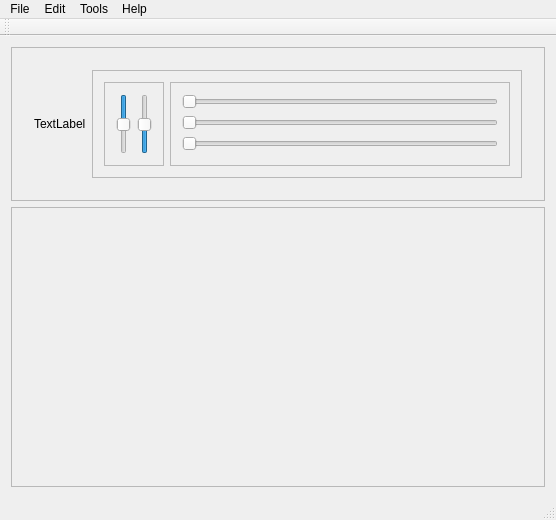
<?xml version="1.0" encoding="UTF-8"?>
<ui version="4.0">
 <class>MainWindow</class>
 <widget class="QMainWindow" name="MainWindow">
  <property name="geometry">
   <rect>
    <x>0</x>
    <y>0</y>
    <width>552</width>
    <height>520</height>
   </rect>
  </property>
  <property name="windowTitle">
   <string>SpecPy</string>
  </property>
  <widget class="QWidget" name="centralWidget">
   <layout class="QVBoxLayout" name="verticalLayout">
    <item>
     <widget class="QFrame" name="frame_6">
      <property name="minimumSize">
       <size>
        <width>534</width>
        <height>140</height>
       </size>
      </property>
      <property name="frameShape">
       <enum>QFrame::StyledPanel</enum>
      </property>
      <property name="frameShadow">
       <enum>QFrame::Raised</enum>
      </property>
      <layout class="QHBoxLayout" name="horizontalLayout_3">
       <item>
        <widget class="QWidget" name="widget" native="true">
         <layout class="QHBoxLayout" name="horizontalLayout">
          <item>
           <widget class="QLabel" name="CamaraStream">
            <property name="sizePolicy">
             <sizepolicy hsizetype="Maximum" vsizetype="Maximum">
              <horstretch>0</horstretch>
              <verstretch>0</verstretch>
             </sizepolicy>
            </property>
            <property name="minimumSize">
             <size>
              <width>0</width>
              <height>0</height>
             </size>
            </property>
            <property name="maximumSize">
             <size>
              <width>680</width>
              <height>480</height>
             </size>
            </property>
            <property name="text">
             <string>TextLabel</string>
            </property>
           </widget>
          </item>
          <item>
           <widget class="QFrame" name="frame_4">
            <property name="frameShape">
             <enum>QFrame::StyledPanel</enum>
            </property>
            <property name="frameShadow">
             <enum>QFrame::Raised</enum>
            </property>
            <layout class="QHBoxLayout" name="horizontalLayout_4">
             <item>
              <widget class="QFrame" name="frame_3">
               <property name="frameShape">
                <enum>QFrame::StyledPanel</enum>
               </property>
               <property name="frameShadow">
                <enum>QFrame::Raised</enum>
               </property>
               <layout class="QHBoxLayout" name="horizontalLayout_2">
                <item>
                 <widget class="QSlider" name="posSlider">
                  <property name="sizePolicy">
                   <sizepolicy hsizetype="Fixed" vsizetype="Preferred">
                    <horstretch>0</horstretch>
                    <verstretch>0</verstretch>
                   </sizepolicy>
                  </property>
                  <property name="maximum">
                   <number>720</number>
                  </property>
                  <property name="value">
                   <number>360</number>
                  </property>
                  <property name="orientation">
                   <enum>Qt::Vertical</enum>
                  </property>
                  <property name="invertedAppearance">
                   <bool>true</bool>
                  </property>
                  <property name="invertedControls">
                   <bool>false</bool>
                  </property>
                 </widget>
                </item>
                <item>
                 <widget class="QSlider" name="sizeSlider">
                  <property name="sizePolicy">
                   <sizepolicy hsizetype="Fixed" vsizetype="Preferred">
                    <horstretch>0</horstretch>
                    <verstretch>0</verstretch>
                   </sizepolicy>
                  </property>
                  <property name="maximum">
                   <number>240</number>
                  </property>
                  <property name="value">
                   <number>120</number>
                  </property>
                  <property name="sliderPosition">
                   <number>120</number>
                  </property>
                  <property name="orientation">
                   <enum>Qt::Vertical</enum>
                  </property>
                 </widget>
                </item>
               </layout>
              </widget>
             </item>
             <item>
              <widget class="QFrame" name="frame">
               <property name="frameShape">
                <enum>QFrame::StyledPanel</enum>
               </property>
               <property name="frameShadow">
                <enum>QFrame::Raised</enum>
               </property>
               <layout class="QVBoxLayout" name="verticalLayout_2">
                <item>
                 <widget class="QSlider" name="horizontalSlider">
                  <property name="orientation">
                   <enum>Qt::Horizontal</enum>
                  </property>
                 </widget>
                </item>
                <item>
                 <widget class="QSlider" name="horizontalSlider_2">
                  <property name="orientation">
                   <enum>Qt::Horizontal</enum>
                  </property>
                 </widget>
                </item>
                <item>
                 <widget class="QSlider" name="horizontalSlider_3">
                  <property name="orientation">
                   <enum>Qt::Horizontal</enum>
                  </property>
                 </widget>
                </item>
               </layout>
              </widget>
             </item>
            </layout>
           </widget>
          </item>
         </layout>
        </widget>
       </item>
      </layout>
     </widget>
    </item>
    <item>
     <widget class="QFrame" name="frame_5">
      <property name="minimumSize">
       <size>
        <width>0</width>
        <height>280</height>
       </size>
      </property>
      <property name="frameShape">
       <enum>QFrame::StyledPanel</enum>
      </property>
      <property name="frameShadow">
       <enum>QFrame::Raised</enum>
      </property>
      <layout class="QVBoxLayout" name="verticalLayout_3">
       <item>
        <widget class="QWidget" name="PlotWidget" native="true">
         <property name="sizePolicy">
          <sizepolicy hsizetype="Expanding" vsizetype="Preferred">
           <horstretch>0</horstretch>
           <verstretch>0</verstretch>
          </sizepolicy>
         </property>
         <layout class="QVBoxLayout" name="figureFrame"/>
        </widget>
       </item>
      </layout>
     </widget>
    </item>
   </layout>
  </widget>
  <widget class="QToolBar" name="mainToolBar">
   <attribute name="toolBarArea">
    <enum>TopToolBarArea</enum>
   </attribute>
   <attribute name="toolBarBreak">
    <bool>false</bool>
   </attribute>
  </widget>
  <widget class="QStatusBar" name="statusBar"/>
  <widget class="QMenuBar" name="menuBar">
   <property name="geometry">
    <rect>
     <x>0</x>
     <y>0</y>
     <width>552</width>
     <height>19</height>
    </rect>
   </property>
   <widget class="QMenu" name="menuSpecPy">
    <property name="title">
     <string>File</string>
    </property>
   </widget>
   <widget class="QMenu" name="menuEdit">
    <property name="title">
     <string>Edit</string>
    </property>
   </widget>
   <widget class="QMenu" name="menuTools">
    <property name="title">
     <string>Tools</string>
    </property>
   </widget>
   <widget class="QMenu" name="menuHelp">
    <property name="enabled">
     <bool>true</bool>
    </property>
    <property name="title">
     <string>Help</string>
    </property>
   </widget>
   <addaction name="menuSpecPy"/>
   <addaction name="menuEdit"/>
   <addaction name="menuTools"/>
   <addaction name="menuHelp"/>
  </widget>
 </widget>
 <layoutdefault spacing="6" margin="11"/>
 <resources/>
 <connections/>
</ui>
